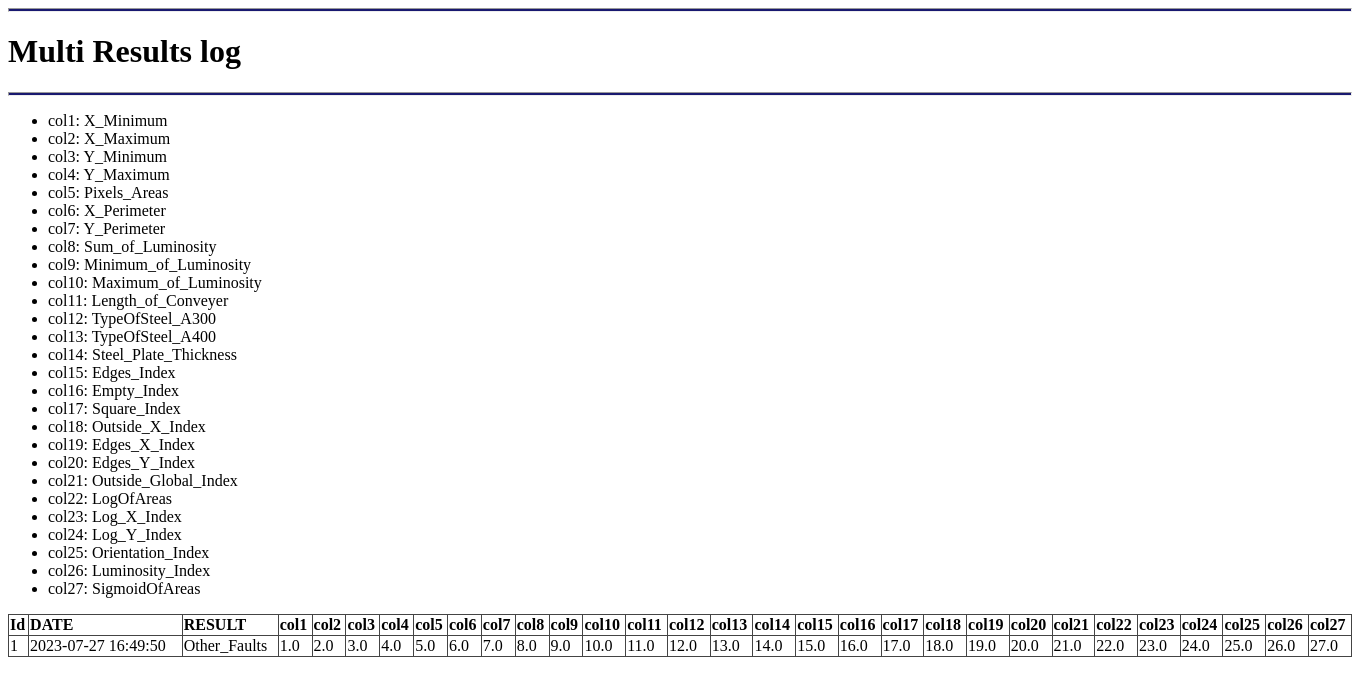
Before: /multi/log with the older database file.
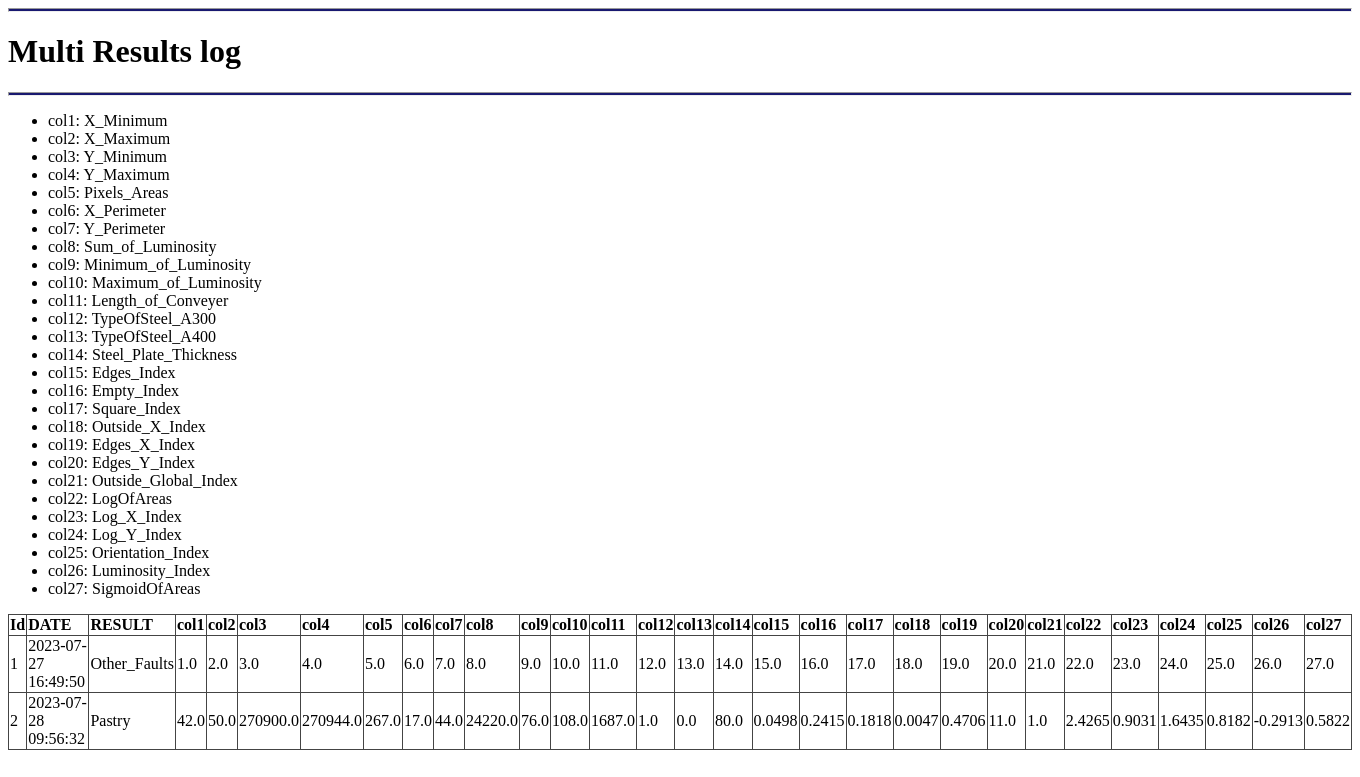
After: the same page with the newer database file.
### tables this page shows
CREATE TABLE multi_result(
                        Id INTEGER PRIMARY KEY AUTOINCREMENT,
                        DATE DATETIME,
                        RESULT CHAR,
                        X_Minimum REAL,
                        X_Maximum REAL,
                        Y_Minimum REAL,
                        Y_Maximum REAL,
                        Pixels_Areas REAL,
                        X_Perimeter REAL,
                        Y_Perimeter REAL,
                        Sum_of_Luminosity REAL,
                        Minimum_of_Luminosity REAL,
                        Maximum_of_Luminosity REAL,
                        Length_of_Conveyer REAL,
                        TypeOfSteel_A300 REAL,
                        TypeOfSteel_A400 REAL,
                        Steel_Plate_Thickness REAL,
                        Edges_Index REAL,
                        Empty_Index REAL,
                        Square_Index REAL,
                        Outside_X_Index REAL,
                        Edges_X_Index REAL,
                        Edges_Y_Index REAL,
                        Outside_Global_Index REAL,
                        LogOfAreas REAL,
                        Log_X_Index REAL,
                        Log_Y_Index REAL,
                        Orientation_Index REAL,
                        Luminosity_Index REAL,
                        SigmoidOfAreas REAL);

### WEB/views/multi_views.py (the view)
@bp.route('/log')
def log():
    results = get_multi_results()
    return render_template('DB/multi_log.html', results=results)

### WEB/views/multi_views.py (called while the page is built)
def get_multi_results():
    conn = sqlite3.connect(path+'/DB/multi_result.db')
    c = conn.cursor()
    c.execute('SELECT * FROM multi_result')
    results = c.fetchall()
    conn.close()
    return results

### WEB/templates/DB/multi_log.html (shortened to what this page needs)
<!doctype html>
<html>
<link href="{{ url_for('static', filename='style.css') }}" rel="stylesheet">
  <head>
  </head>
  <body>
    <hr style= "height: 2px; background-color: #191970;">
    <h1 class="title"> Multi Results log </h1>
    <hr style= "height: 2px; background-color: #191970;">
    <body>
        <div>
            <ul>
                <li>col1: X_Minimum</li>
                <li>col2: X_Maximum</li>
                <li>col3: Y_Minimum</li>
                <li>col4: Y_Maximum</li>
                <li>col5: Pixels_Areas</li>
                <li>col6: X_Perimeter</li>
                <li>col7: Y_Perimeter</li>
                <li>col8: Sum_of_Luminosity</li>
                <li>col9: Minimum_of_Luminosity</li>
                <li>col10: Maximum_of_Luminosity</li>
                <li>col11: Length_of_Conveyer</li>
                <li>col12: TypeOfSteel_A300</li>
                <li>col13: TypeOfSteel_A400</li>
                <li>col14: Steel_Plate_Thickness</li>
                <li>col15: Edges_Index</li>
                <li>col16: Empty_Index</li>
                <li>col17: Square_Index</li>
                <li>col18: Outside_X_Index</li>
                <li>col19: Edges_X_Index</li>
                <li>col20: Edges_Y_Index</li>
                <li>col21: Outside_Global_Index</li>
                <li>col22: LogOfAreas</li>
                <li>col23: Log_X_Index</li>
                <li>col24: Log_Y_Index</li>
                <li>col25: Orientation_Index</li>
                <li>col26: Luminosity_Index</li>
                <li>col27: SigmoidOfAreas</li>
            </ul>
            <table>
                <thead>
                <tr text-align='center'>
                    <td><B>Id</B></td>
                    <td><B>DATE</B></td>
                    <td><B>RESULT</B></td>
                    <td><b>col1</b></td>
                    <td><b>col2</b></td>
                    <td><b>col3</b></td>
                    <td><b>col4</b></td>
                    <td><b>col5</b></td>
                    <td><b>col6</b></td>
                    <td><b>col7</b></td>
                    <td><b>col8</b></td>
                    <td><b>col9</b></td>
                    <td><b>col10</b></td>
                    <td><b>col11</b></td>
                    <td><b>col12</b></td>
                    <td><b>col13</b></td>
                    <td><b>col14</b></td>
                    <td><b>col15</b></td>
                    <td><b>col16</b></td>
                    <td><b>col17</b></td>
                    <td><b>col18</b></td>
                    <td><b>col19</b></td>
                    <td><b>col20</b></td>
                    <td><b>col21</b></td>
                    <td><b>col22</b></td>
                    <td><b>col23</b></td>
                    <td><b>col24</b></td>
                    <td><b>col25</b></td>
                    <td><b>col26</b></td>
                    <td><b>col27</b></td>
                </tr>
                </thead>
                <tbody>
                    {% for result in results %}
                        <tr>
                            <td>{{ result[0] }}</td>
                            <td>{{ result[1] }}</td>
                            <td>{{ result[2] }}</td>
                            <td>{{ result[3] }}</td>
                            <td>{{ result[4] }}</td>
                            <td>{{ result[5] }}</td>
                            <td>{{ result[6] }}</td>
                            <td>{{ result[7] }}</td>
                            <td>{{ result[8] }}</td>
                            <td>{{ result[9] }}</td>
                            <td>{{ result[10] }}</td>
                            <td>{{ result[11] }}</td>
                            <td>{{ result[12] }}</td>
                            <td>{{ result[13] }}</td>
                            <td>{{ result[14] }}</td>
                            <td>{{ result[15] }}</td>
                            <td>{{ result[16] }}</td>
                            <td>{{ result[17] }}</td>
                            <td>{{ result[18] }}</td>
                            <td>{{ result[19] }}</td>
                            <td>{{ result[20] }}</td>
                            <td>{{ result[21] }}</td>
                            <td>{{ result[22] }}</td>
                            <td>{{ result[23] }}</td>
                            <td>{{ result[24] }}</td>
                            <td>{{ result[25] }}</td>
                            <td>{{ result[26] }}</td>
                            <td>{{ result[27] }}</td>
                            <td>{{ result[28] }}</td>
                            <td>{{ result[29] }}</td>
                        </tr>
                    {% endfor %}
            </table>
        </body>
</html>

### WEB/static/style.css (style rules this page uses)
table { width: 100%; border: 1px solid #444444; border-collapse: collapse; }
th, td { border: 1px solid #444444; }

Changed rows visible on the page:
added multi_result: Id "2", DATE "2023-07-28 09:56:32", RESULT "Pastry", X_Minimum "42.0", X_Maximum "50.0", Y_Minimum "270900.0", Y_Maximum "270944.0", Pixels_Areas "267.0", X_Perimeter "17.0", Y_Perimeter "44.0", Sum_of_Luminosity "24220.0", Minimum_of_Luminosity "76.0", Maximum_of_Luminosity "108.0", Length_of_Conveyer "1687.0", TypeOfSteel_A300 "1.0", TypeOfSteel_A400 "0.0", Steel_Plate_Thickness "80.0", Edges_Index "0.0498", Empty_Index "0.2415", Square_Index "0.1818", Outside_X_Index "0.0047", Edges_X_Index "0.4706", Edges_Y_Index "11.0", Outside_Global_Index "1.0", LogOfAreas "2.4265", Log_X_Index "0.9031", Log_Y_Index "1.6435", Orientation_Index "0.8182", Luminosity_Index "-0.2913", SigmoidOfAreas "0.5822"
